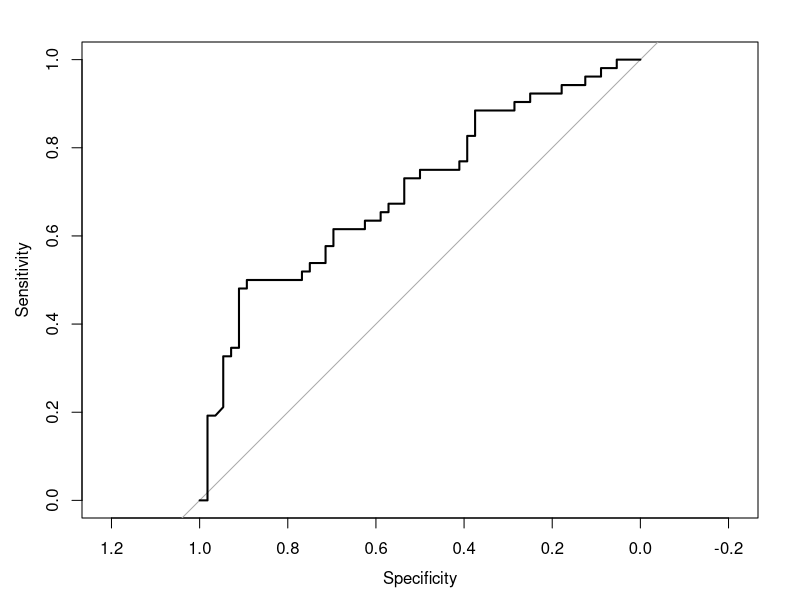
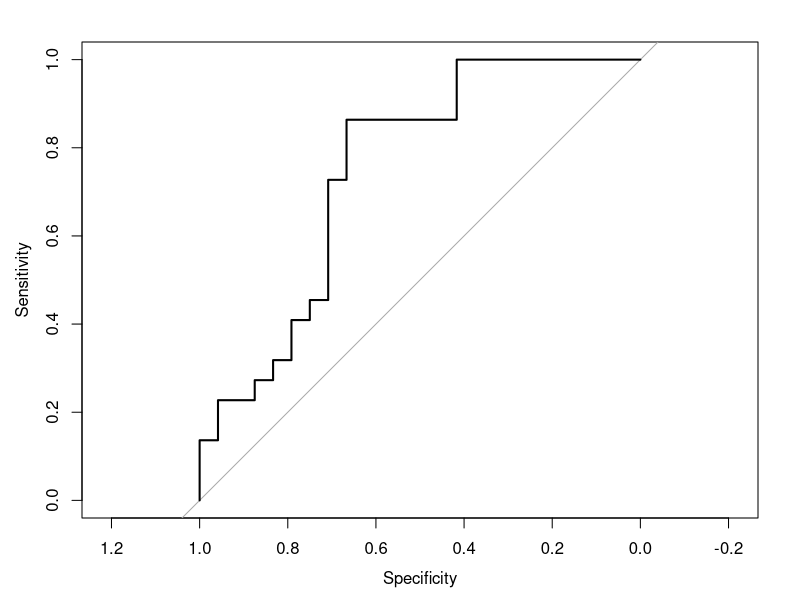
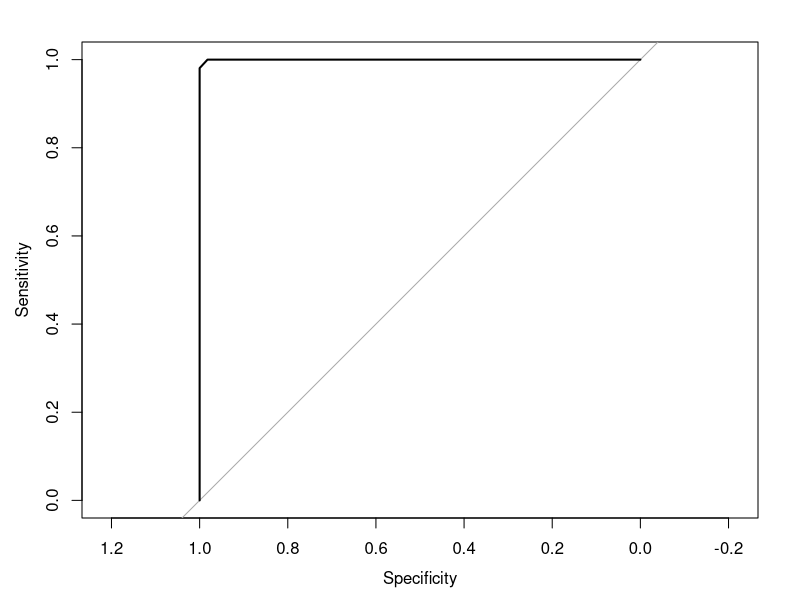
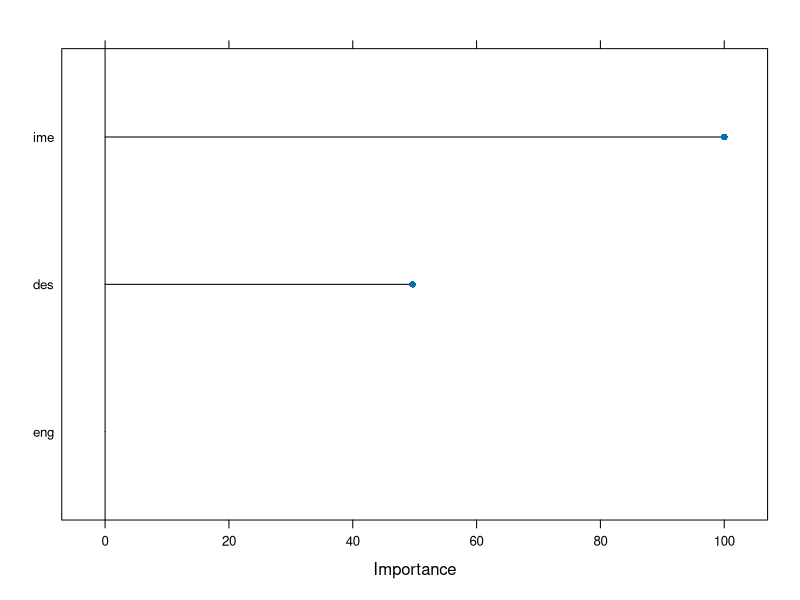
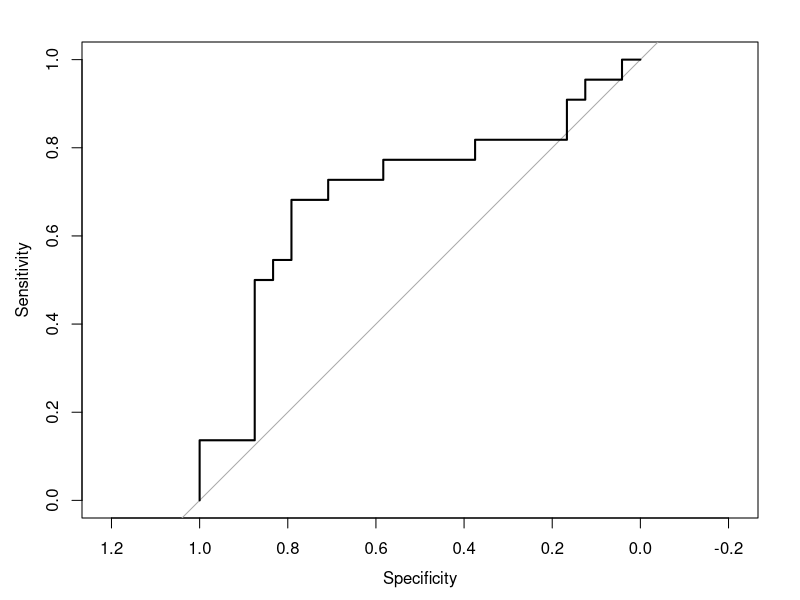
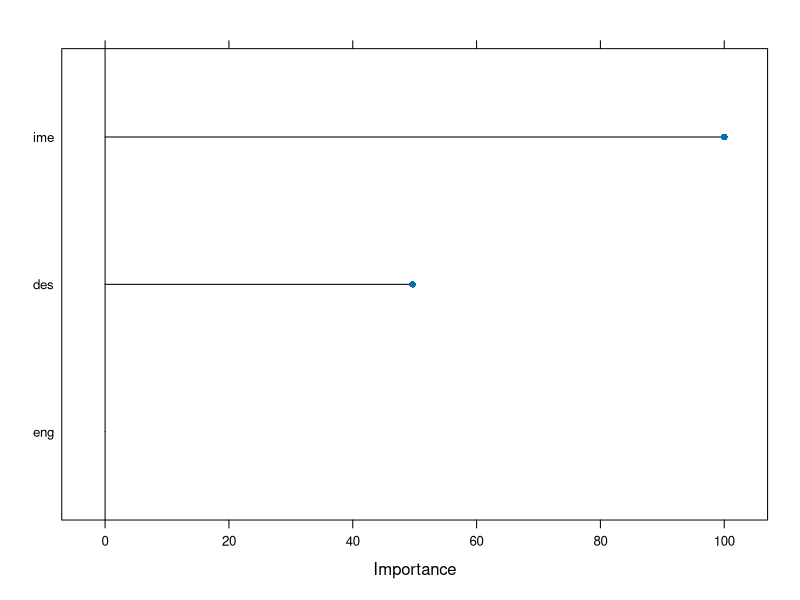
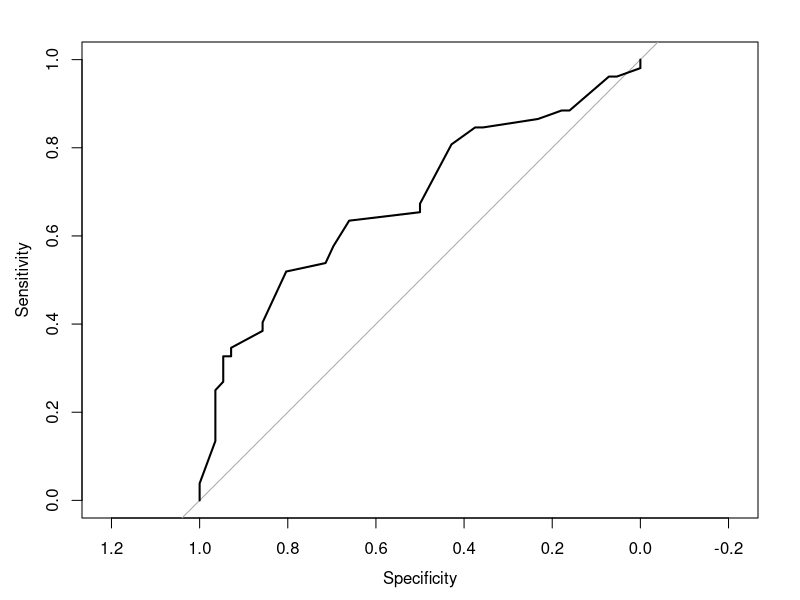
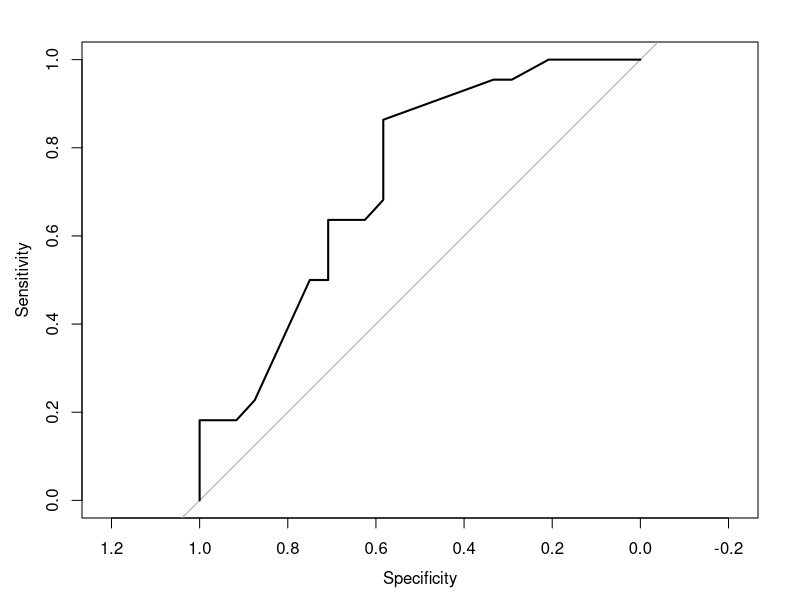

These figures' R source, in order: (Note: this script raises an error after producing the figures.)
options(scipen = 9999)
library(readxl)
library(caTools)
library(caret)
library(pROC)
library(e1071)
library(ipred)
library(ROCR)
library(MASS)

dados <- read_excel("dados.xlsx", sheet = "dados")

set.seed(123)


#### MODELO NÃO SUPERVISIONADO K-MEANS #### 
grupos_aval <- kmeans(dados$aval,centers = 2)

grupos_aval$cluster[grupos_aval$cluster==2]=0 #baixo desempenho passa a receber valor de 0

dados$avalcluster = grupos_aval$cluster #Inputando uma nova coluna no df dados

#### MODELO LINEAR NORMAL #### 

linear_normal <- lm(aval ~ eng + ime + des, data=dados)
summary(linear_normal)

#### REGRESSÃO LOGÍSTICA #### 

logit <- glm(avalcluster ~ eng + ime + des, data=dados, family = binomial)
summary(logit)


#### APRENDIZADO DE MÁQUINA SUPERVISIONADO #### 

#Fazendo a divisão (treino: 0.75; teste: 0.25)

set.seed(123)

divisao=sample.split(dados$avalcluster,SplitRatio = 0.7)
treinamento=subset(dados,divisao==T)
teste=subset(dados,divisao==F)

treinamento$avalcluster=as.factor(treinamento$avalcluster)
teste$avalcluster=as.factor(teste$avalcluster)


#### ANÁLISE DISCRIMINANTE LINEAR ####
adl = lda(avalcluster ~ eng + ime + des, 
          data=treinamento)

#TREINAMENTO
adlclass=predict(adl, 
                newdata=treinamento)$class

confusionMatrix(adlclass,
                treinamento$avalcluster,
                positive = "1")

adlclassprob=predict(adl, 
                    newdata=treinamento, 
                    type="prob")$posterior[,2]
adlrocobject=roc(as.numeric(treinamento$avalcluster) -1, 
                adlclassprob)

plot.roc(adlrocobject)
auc(adlrocobject)

#TESTE
adlclass=predict(adl, 
                 newdata=teste)$class

confusionMatrix(adlclass,
                teste$avalcluster,
                positive = "1")

adlclassprob=predict(adl, 
                     newdata=teste)$posterior[,2]

adlrocobject=roc(as.numeric(teste$avalcluster) -1, 
                 adlclassprob)

plot.roc(adlrocobject)
auc(adlrocobject)



### RANDOM FOREST ### 

ctrl=trainControl(method="cv",
                  number=10)

FitRF= train(
  avalcluster ~ eng + ime + des,
  method="rf",
  preProcess=c("scale"),
  trControl=ctrl,
  data=treinamento,
  importance=T
)

#TREINAMENTO
RFclass=predict(FitRF, 
                newdata=treinamento)

confusionMatrix(RFclass,
                treinamento$avalcluster,
                positive = "1")

RFclassprob=predict(FitRF, 
                    newdata=treinamento, 
                    type="prob")

RFrocobject=roc(treinamento$avalcluster, 
                RFclassprob[,2])

plot.roc(RFrocobject)
plot(varImp(FitRF))
auc(RFrocobject)

#TESTE
RFclass=predict(FitRF, 
                newdata=teste)

confusionMatrix(RFclass,
                teste$avalcluster,
                positive = "1")

RFclassprob=predict(FitRF, 
                    newdata=teste, 
                    type="prob")

RFrocobject=roc(teste$avalcluster, 
                RFclassprob[,2])

plot.roc(RFrocobject)
plot(varImp(FitRF))
auc(RFrocobject)

### KNN ### 

ctrl=trainControl(method="repeatedcv",
                  number=10)

FitKNN= train(
  avalcluster ~ eng + ime + des,
  method="knn",
  preProcess=c("scale"),
  trControl=ctrl,
  data=treinamento,
  tuneLength = 20
)

#TREINAMENTO

KNNclass=predict(FitKNN, 
                 newdata=treinamento)

confusionMatrix(KNNclass,
                treinamento$avalcluster,
                positive = "1")

KNNclassprob=predict(FitKNN, 
                     newdata=treinamento, 
                     type="prob")

KNNrocobject=roc(treinamento$avalcluster, 
                 KNNclassprob[,2])

plot.roc(KNNrocobject)
auc(KNNrocobject)

#TESTE
KNNclass=predict(FitKNN, 
                 newdata=teste)

confusionMatrix(KNNclass,
                teste$avalcluster,
                positive = "1")

KNNclassprob=predict(FitKNN, 
                     newdata=teste, 
                     type="prob")

KNNrocobject=roc(teste$avalcluster, 
                 KNNclassprob[,2])

plot.roc(KNNrocobject)
auc(KNNrocobject)


### NAIVE BAYES ### 

ctrl=trainControl(method="cv",
                  number=10)

Grid = expand.grid(usekernel = TRUE,
                   laplace = 0,
                   adjust = 1)

FitNB= train(
  avalcluster ~ eng + ime + des,
  method="naive_bayes",
  preProcess=c("scale"),
  trControl=ctrl,
  data=treinamento,
  tuneGrid = Grid
)

#TREINAMENTO
nbclass=predict(FitNB, 
                newdata=treinamento)

confusionMatrix(nbclass,
                treinamento$avalcluster,
                positive = "1")

nbclassprob=predict(FitNB, 
                    newdata=treinamento, 
                    type="prob")

nbrocobject=roc(treinamento$avalcluster, 
                nbclassprob[,2])

plot.roc(nbrocobject)
auc(nbrocobject)

#TESTE
nbclass=predict(FitNB, 
                newdata=teste)

confusionMatrix(nbclass,
                teste$avalcluster,
                positive = "1")

nbclassprob=predict(FitNB, 
                    newdata=teste, 
                    type="prob")

nbrocobject=roc(teste$avalcluster, 
                nbclassprob[,2])

plot.roc(nbrocobject)
auc(nbrocobject)


### LOGIT ### 

Fitlogit= train(
  avalcluster ~ eng + ime + des,
  method="glm",
  preProcess=c("scale"),
  family="binomial",
  data=treinamento
)

#TREINAMENTO
logitclass=predict(Fitlogit, 
                   newdata=treinamento)

confusionMatrix(logitclass,
                treinamento$avalcluster,
                positive = "1")

logitclassprob=predict(Fitlogit, 
                       newdata=treinamento, 
                       type="prob")

logitrocobject=roc(treinamento$avalcluster, 
                   logitclassprob[,2])

plot.roc(logitrocobject)
auc(logitrocobject)

#TESTE
logitclass=predict(Fitlogit, 
                   newdata=teste)

confusionMatrix(logitclass,
                teste$avalcluster,
                positive = "1")

logitclassprob=predict(Fitlogit, 
                       newdata=teste, 
                       type = "response")

logitrocobject=roc(teste$avalcluster, 
                   logitclassprob[,2])

plot.roc(logitrocobject)
auc(logitrocobject)

### SVM LINEAR ### 

svmfit=svm(avalcluster ~ eng + ime + des, 
           data=treinamento, 
           scale=T, 
           type= "C-classification", 
           kernel="linear",
           probability = TRUE)


#TREINAMENTO
svmclass=predict(svmfit, 
                 newdata=treinamento)

confusionMatrix(svmclass,
                treinamento$avalcluster,
                positive = "1")

svmclassprob=predict(svmfit, 
                     newdata=treinamento, 
                     type="prob")

svmrocobject=roc(treinamento$avalcluster, 
                as.numeric(svmclassprob))

plot.roc(svmrocobject)
auc(svmrocobject)

#TESTE
svmclass=predict(svmfit, 
                 newdata=teste)

confusionMatrix(svmclass,
                teste$avalcluster,
                positive = "1")

svmclassprob=predict(svmfit, 
                     newdata=teste, 
                     type="prob")

svmrocobject=roc(teste$avalcluster, 
                 as.numeric(svmclassprob))

plot.roc(svmrocobject)
auc(svmrocobject)

### BAGGING ###

baggedfit <- bagging(formula = avalcluster ~ eng + ime + des, 
                     data = treinamento,
                     coob = TRUE,
                     scale=T)

#TREINAMENTO

baggedclass <- predict(object = baggedfit,    
                       newdata = treinamento,  
                       type = "class")

confusionMatrix(data = baggedclass,       
                reference = treinamento$avalcluster,
                positive = "1")

baggedclassprob <- predict(object = baggedfit,    
                           newdata = treinamento,  
                           type = "prob")

baggedrocobject=roc(treinamento$avalcluster, 
                    baggedclassprob[,2])
plot.roc(baggedrocobject)
auc(baggedrocobject)

#TESTE
baggedclass <- predict(object = baggedfit,    
                       newdata = teste,  
                       type = "class")

confusionMatrix(data = baggedclass,       
                reference = teste$avalcluster,
                positive = "1")

baggedclassprob <- predict(object = baggedfit,    
                           newdata = teste,  
                           type = "prob")

baggedrocobject=roc(teste$avalcluster, 
                    baggedclassprob[,2])

plot.roc(baggedrocobject)
auc(baggedrocobject)

### GRADIENT BOOSTING MACHINE ###

tc = trainControl(method = "cv", 
                  number=10)

fitboosted = train(avalcluster ~ eng + ime + des, 
                   data=treinamento, 
                   method="gbm", 
                   trControl=tc,
                   preProcess = c("scale"))

#TREINAMENTO
boostedclass=predict(fitboosted, 
                     newdata=treinamento)

confusionMatrix(boostedclass,
                treinamento$avalcluster, 
                positive = "1")

boostedclassprob=predict(fitboosted, 
                         newdata=treinamento, 
                         type="prob")

boostedrocobject=roc(treinamento$avalcluster, 
                     boostedclassprob[,2])

plot.roc(boostedrocobject)

auc(boostedrocobject)

#TESTE
boostedclass=predict(fitboosted, 
                     newdata=teste)

confusionMatrix(boostedclass,
                teste$avalcluster, 
                positive = "1")

boostedclassprob=predict(fitboosted, 
                         newdata=teste, 
                         type="prob")

boostedrocobject=roc(teste$avalcluster, 
                     boostedclassprob[,2])

plot.roc(boostedrocobject)
auc(boostedrocobject)

### GERAÇÃO DA CURVA ROC PARA O DESEMPENHO DOS TESTES ###

preds_list <- list(KNNclassprob[,2], nbclassprob[,2], RFclassprob[,2], logitclassprob[,2], svmclassprob, boostedclassprob[,2], baggedclassprob[,2])


m <- length(preds_list)
actuals_list <- rep(list(as.numeric(teste$avalcluster)), m)

# Plotando a curva ROC
pred <- prediction(predictions=preds_list, labels=actuals_list)
rocs <- performance(pred, "tpr", "fpr")
plot(rocs, col = as.list(1:m), main = "ROC curves for test data")
legend(x = "bottomright", 
       legend = c("KNN", "Naive Bayes","Random Forest","Logit","SVM linear", "Gradient Boosting","Bagging"),
       fill = 1:m)
